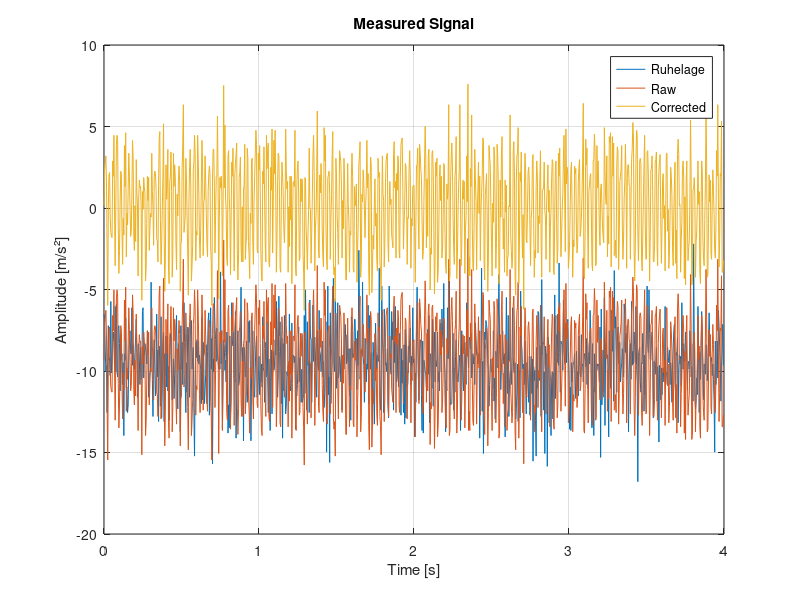

This figure's MATLAB source: (Note: this script raises an error after producing the figure.)
clear all; 
close all;
clc;

%% === Load Data ===

% Load resting position (baseline)
rest = load('Ruhelage_20250425.mat');  % Replace with your filename
% Load vibration measurement
data = load('40Hz_20250425.mat');  % Replace with your filename

% Select axis for analysis (e.g., Z-axis)
ref_axis = 'az_data';

% Extract time vector and sampling rate
t = data.time_data;                         % seconds
dt = mean(diff(t));                         % time step
fs = 1 / dt;                                % sampling frequency

fprintf('Sampling rate: %.2f Hz\n', fs);

% Raw signals
rest_signal = rest.(ref_axis);
vib_signal  = data.(ref_axis);

% Remove DC offset using rest signal
vib_corrected = vib_signal - mean(rest_signal);
%vib_corrected = vib_signal;

%% === Plot time domain ===
figure;
plot(t, rest_signal, 'DisplayName', 'Ruhelage');
hold on;
plot(t, vib_signal, 'DisplayName', 'Raw');
plot(t, vib_corrected, 'DisplayName', 'Corrected');
hold off;
title('Measured Signal');
xlabel('Time [s]');
ylabel('Amplitude [m/s²]');
legend;
grid on;

%% === Peak-based frequency estimation ===
% Use findpeaks to detect local maxima
[~, locs] = findpeaks(vib_corrected, 'MinPeakHeight', 0.3 * max(vib_corrected));  % Optional threshold

% Check if enough peaks were found
if length(locs) < 2
    warning('Not enough peaks found for time-based frequency estimation.');
    peak_based_freq = NaN;
else
    % Compute time differences between peaks
    peak_times = t(locs);
    periods = diff(peak_times);           % Time between peaks
    mean_period = mean(periods);          % Average period
    peak_based_freq = 1 / mean_period;    % Frequency in Hz

    % Output result
    fprintf('Estimated frequency from peaks: %.2f Hz\n', peak_based_freq);
end

%% === FFT ===
n = length(vib_corrected);
Y = fft(vib_corrected);
f = (0:n-1)*(fs/n);           % Frequency axis

% Only take positive frequencies
Y = abs(Y(1:floor(n/2)));
f = f(1:floor(n/2));

% Find peak frequency
[~, idx] = max(Y);
peak_freq = f(idx);

%% === Plot frequency spectrum ===
figure;
plot(f, Y);
title('FFT of Vibration Signal');
xlabel('Frequency [Hz]');
ylabel('Amplitude');
grid on;

%% === Output result ===
fprintf('Estimated vibration frequency: %.2f Hz\n', peak_freq);
